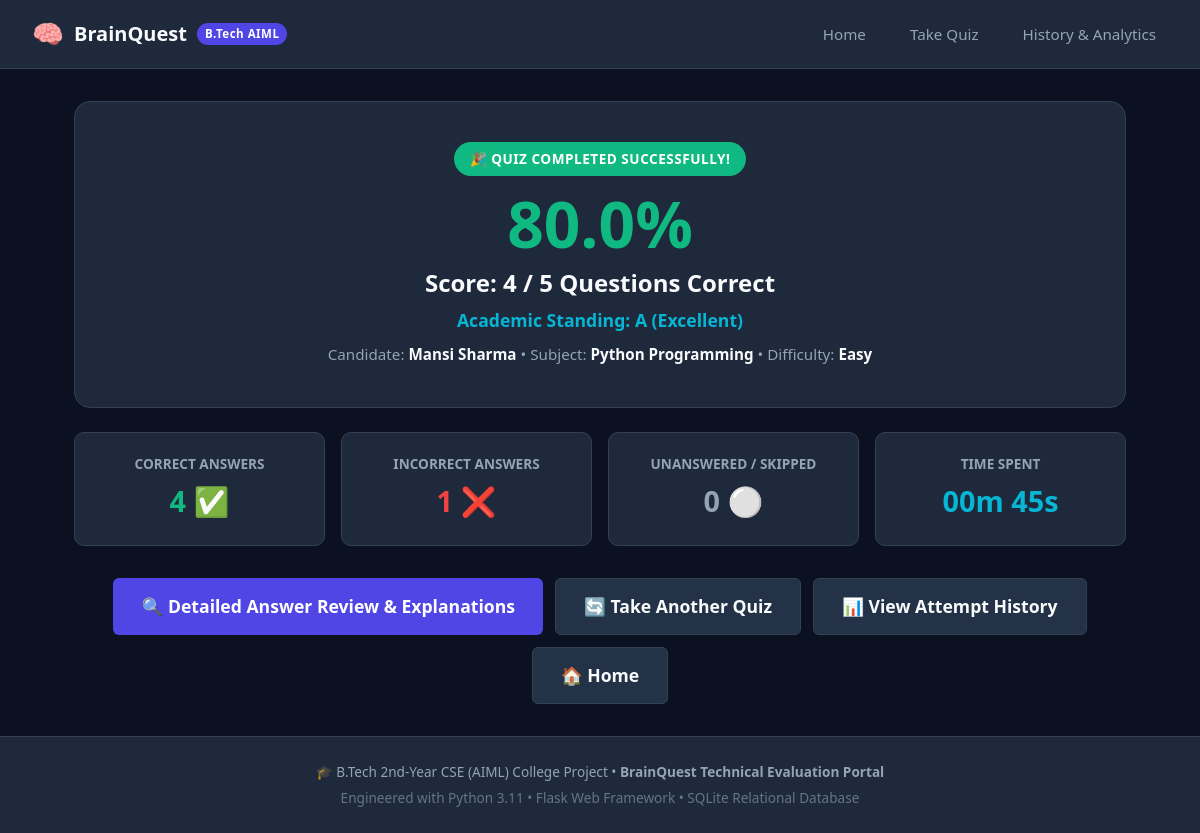
Page /results/1 on the committed database.
### tables this page shows
CREATE TABLE quiz_attempts (
            id INTEGER PRIMARY KEY AUTOINCREMENT,
            student_name TEXT NOT NULL,
            category TEXT NOT NULL,
            difficulty TEXT NOT NULL,
            score INTEGER NOT NULL,
            total_questions INTEGER NOT NULL,
            percentage REAL NOT NULL,
            grade TEXT NOT NULL,
            time_taken_seconds INTEGER NOT NULL,
            attempt_timestamp TEXT NOT NULL
        );

### app.py (the view, shortened to what this page needs)
@app.route("/results/<int:attempt_id>")
def view_result(attempt_id):
    last_res = session.get("last_result")
    matching_attempt = None
    if last_res and (last_res.get("id") == attempt_id or attempt_id > 0):
        matching_attempt = last_res
    else:
        history = database.get_quiz_history(limit=100)
        matching_attempt = next((a for a in history if a["id"] == attempt_id), None)
    correct_count = matching_attempt.get("score", 0)
    total = matching_attempt.get("total_questions", 10)
    user_answers = matching_attempt.get("user_answers", {})
    if user_answers:
        unanswered_count = sum(1 for val in user_answers.values() if val is None)
        incorrect_count = total - correct_count - unanswered_count
    else:
        unanswered_count = 0
        incorrect_count = max(0, total - correct_count)
    return render_template(
        "results.html",
        attempt=matching_attempt,
        correct_count=correct_count,
        incorrect_count=incorrect_count,
        unanswered_count=unanswered_count
    )

### database.py (called while the page is built)
def get_connection(db_path=None):
    path = get_db_path(db_path)
    try:
        conn = sqlite3.connect(path, timeout=10)
        conn.row_factory = sqlite3.Row
        return conn
    except Exception as e:
        print(f"Warning: sqlite3.connect failed for {path}: {e}. Using in-memory fallback.")
        conn = sqlite3.connect(":memory:", timeout=10)
        conn.row_factory = sqlite3.Row
        return conn

### templates/results.html (shortened to what this page needs)
{% extends "base.html" %}
{% block content %}
<div class="score-hero">
  <span class="pill pill-success" style="font-size: 0.85rem; padding: 6px 16px;">🎉 Quiz Completed Successfully!</span>
  <div class="score-big" style="color: {% if attempt.percentage >= 75 %}var(--success){% elif attempt.percentage >= 50 %}var(--warning){% else %}var(--danger){% endif %};">
    {{ attempt.percentage }}%
  </div>
  <h2 style="font-size: 1.5rem; font-weight: 700; color: var(--text-white); margin-bottom: 0.25rem;">
    Score: {{ attempt.score }} / {{ attempt.total_questions }} Questions Correct
  </h2>
  <p style="color: var(--accent-cyan); font-weight: 600; font-size: 1.1rem;">
    Academic Standing: {{ attempt.grade }}
  </p>
  <p style="color: var(--text-muted); font-size: 0.95rem; margin-top: 0.5rem;">
    Candidate: <strong style="color: var(--text-white);">{{ attempt.student_name }}</strong> •
    Subject: <strong style="color: var(--text-white);">{{ attempt.category }}</strong> •
    Difficulty: <strong style="color: var(--text-white);">{{ attempt.difficulty }}</strong>
  </p>
</div>
<div class="metrics-grid">
  <div class="metric-card">
    <div style="font-size: 0.85rem; font-weight: 700; color: var(--text-muted);">CORRECT ANSWERS</div>
    <div class="metric-val" style="color: var(--success);">{{ correct_count }} ✅</div>
  </div>
  <div class="metric-card">
    <div style="font-size: 0.85rem; font-weight: 700; color: var(--text-muted);">INCORRECT ANSWERS</div>
    <div class="metric-val" style="color: var(--danger);">{{ incorrect_count }} ❌</div>
  </div>
  <div class="metric-card">
    <div style="font-size: 0.85rem; font-weight: 700; color: var(--text-muted);">UNANSWERED / SKIPPED</div>
    <div class="metric-val" style="color: var(--text-muted);">{{ unanswered_count }} ⚪</div>
  </div>
  <div class="metric-card">
    <div style="font-size: 0.85rem; font-weight: 700; color: var(--text-muted);">TIME SPENT</div>
    <div class="metric-val" style="color: var(--accent-cyan);">
      {% set mins = attempt.time_taken_seconds // 60 %}
      {% set secs = attempt.time_taken_seconds % 60 %}
      {{ "%02d"|format(mins) }}m {{ "%02d"|format(secs) }}s
    </div>
  </div>
</div>
<div style="display: flex; gap: 12px; justify-content: center; flex-wrap: wrap;">
  <a href="{{ url_for('review_answers', attempt_id=attempt.id) }}" class="btn btn-primary btn-lg">
    🔍 Detailed Answer Review & Explanations
  </a>
  <a href="{{ url_for('dashboard') }}" class="btn btn-secondary btn-lg">
    🔄 Take Another Quiz
  </a>
  <a href="{{ url_for('history') }}" class="btn btn-secondary btn-lg">
    📊 View Attempt History
  </a>
  <a href="{{ url_for('index') }}" class="btn btn-secondary btn-lg">
    🏠 Home
  </a>
</div>
{% endblock %}

### static/css/style.css (style rules this page uses)
:root { --bg-main: #0b1120; --bg-card: #1e293b; --bg-card-alt: #243247; --border: #334155; --border-focus: #6366f1; --primary: #4f46e5; --primary-hover: #6366f1; --accent-cyan: #06b6d4; --success: #10b981; --success-bg: rgba(16, 185, 129, 0.15); --danger: #ef4444; --danger-bg: rgba(239, 68, 68, 0.15); --warning: #f59e0b; --text-white: #f8fafc; --text-muted: #94a3b8; --text-dim: #64748b; --font-sans: 'Segoe UI', -apple-system, BlinkMacSystemFont, Roboto, sans-serif; --font-mono: 'Consolas', 'Courier New', monospace; --radius-sm: 6px; --radius-md: 10px; --radius-lg: 16px; --shadow: 0 4px 20px rgba(0, 0, 0, 0.35); }
* { box-sizing: border-box; margin: 0; padding: 0; }
body { font-family: var(--font-sans); background-color: var(--bg-main); color: var(--text-white); min-height: 100vh; display: flex; flex-direction: column; line-height: 1.6; }
a { color: var(--accent-cyan); text-decoration: none; transition: all 0.2s; }
.pill { display: inline-block; padding: 3px 10px; border-radius: 9999px; font-size: 0.75rem; font-weight: 700; letter-spacing: 0.5px; text-transform: uppercase; }
.pill-success { background: var(--success); color: white; }
.btn { display: inline-flex; align-items: center; justify-content: center; gap: 8px; padding: 0.65rem 1.25rem; border-radius: var(--radius-sm); font-size: 0.95rem; font-weight: 600; cursor: pointer; border: none; transition: all 0.2s; text-decoration: none; font-family: inherit; }
.btn-primary { background-color: var(--primary); color: white; }
.btn-secondary { background-color: var(--bg-card-alt); color: var(--text-white); border: 1px solid var(--border); }
.btn-lg { padding: 0.85rem 1.75rem; font-size: 1.1rem; }
.score-hero { text-align: center; padding: 2.5rem 1rem; background: var(--bg-card); border: 1px solid var(--border); border-radius: var(--radius-lg); margin-bottom: 1.5rem; }
.score-big { font-size: 4rem; font-weight: 800; line-height: 1; margin: 1rem 0 0.5rem 0; }
.metrics-grid { display: grid; grid-template-columns: repeat(auto-fit, minmax(200px, 1fr)); gap: 1rem; margin-bottom: 2rem; }
.metric-card { background: var(--bg-card); border: 1px solid var(--border); border-radius: var(--radius-md); padding: 1.25rem; text-align: center; }
.metric-val { font-size: 1.8rem; font-weight: 800; margin-top: 0.25rem; }

### rows in the picture
quiz_attempts: percentage "80.0", score "4", total_questions "5", grade "A (Excellent)", student_name "Mansi Sharma", category "Python Programming", difficulty "Easy"

### other values in the picture
{{ correct_count }} "4"
{{ incorrect_count }} "1"
{{ unanswered_count }} "0"
{{ "%02d"|format(mins) }} "00"
{{ "%02d"|format(secs) }} "45"
